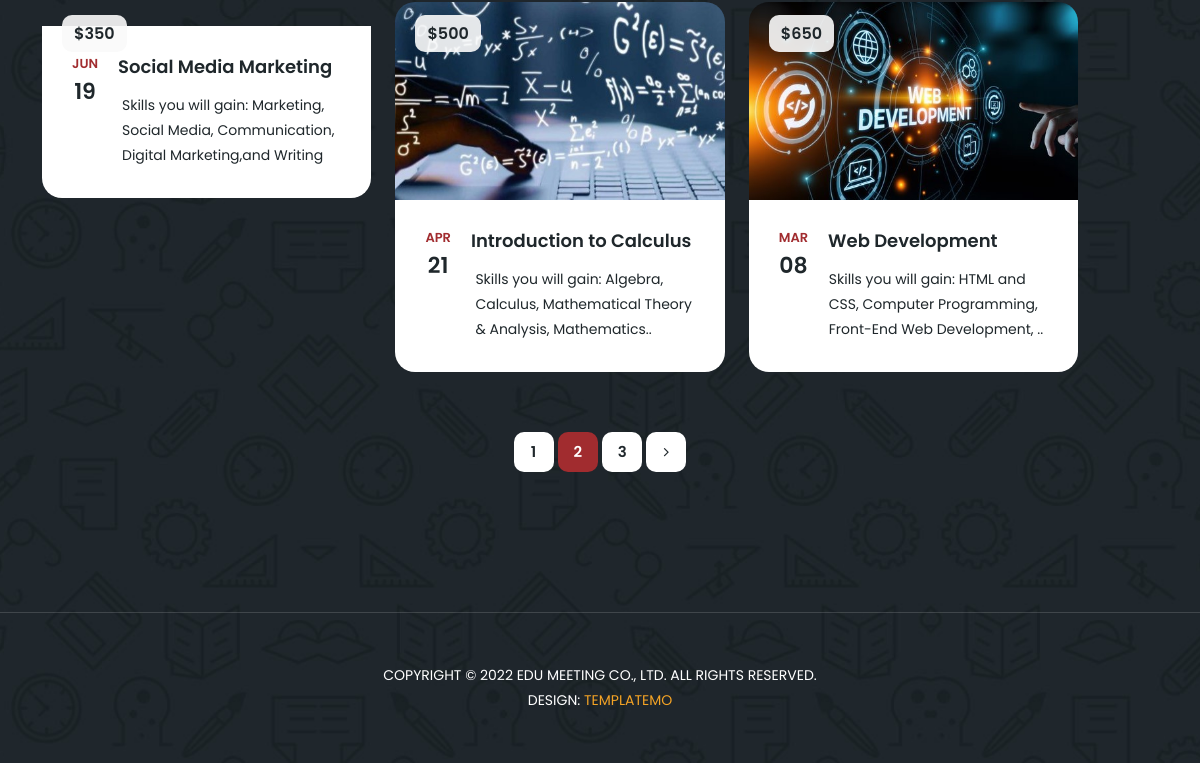
Page /meetings.php (lower part) on the earlier database version.
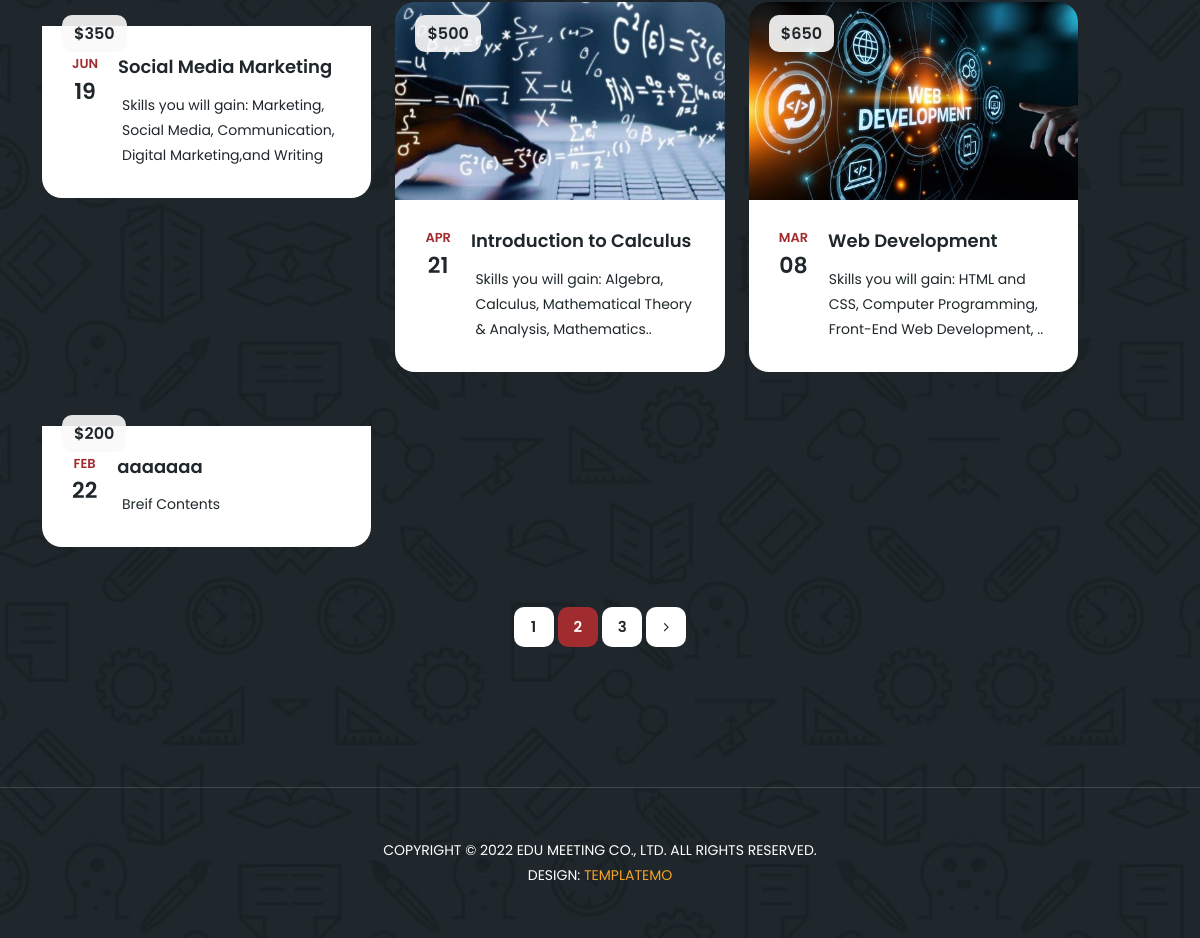
Same page on the later database version.
### tables this page shows
CREATE TABLE `meetings` (
  `meeting_id` int(50) UNSIGNED NOT NULL,
  `title` text NOT NULL,
  `locatin` varchar(255) NOT NULL,
  `instructor_name` varchar(100) NOT NULL,
  `meeting_date` date NOT NULL,
  `price` double(255,2) NOT NULL,
  `description` varchar(100) NOT NULL,
  `content` longtext NOT NULL,
  `image` varchar(500) NOT NULL,
  `active` tinyint(1) NOT NULL,
  `category_id` int(50) UNSIGNED NOT NULL
);

### meetings.php (the view, shortened to what this page needs)
<!DOCTYPE html>
<html lang="en">
  <head>
    <link href="vendor/bootstrap/css/bootstrap.min.css" rel="stylesheet">
    <link rel="stylesheet" href="assets/css/fontawesome.css">
    <link rel="stylesheet" href="assets/css/templatemo-edu-meeting.css">
    <link rel="stylesheet" href="assets/css/owl.css">
    <link rel="stylesheet" href="assets/css/lightbox.css">
  </head>
<body>
  <section class="meetings-page" id="meetings">
    <div class="container">
      <div class="row">
        <div class="col-lg-12">
          <div class="row">
            <div class="col-lg-12">
              <div class="row grid">
                 <?php
                    include('./admin/db.php');
                    $std = $dsn->prepare("SELECT * FROM `meetings`" );
                    $std->execute();
                    $data = $std->fetchAll();
                    foreach($data as $row){
                 ?>
                 <div class="col-lg-4 templatemo-item-col all soon ">
                  <div class="meeting-item">
                    <div class="thumb">
                      <div class="price">
                        <span>$<?php echo "{$row['price']}"?></span>
                      </div>
                      <?php echo "<a href='./meeting-details.php?id={$row['meeting_id']}'>"?><img src="admin/uploaded_images/<?php echo "{$row['image']}"?>" alt=""/></a>
                    </div>
                    <div class="down-content">
                      <div class="date">
                        <?php $date = date_create("{$row['meeting_date']}");?>
                        <h6> <?php echo date_format($date,"M")?> <span><?php echo date_format($date,"d")?></span></h6>
                      </div>
                      <?php echo "<a href='./meeting-details.php?id={$row['meeting_id']}'>"?><h4><?php echo "{$row['title']}"?></h4></a>
                      <p><?php echo "{$row['description']}"?><br></p>
                    </div>
                  </div>
                 </div>
                <?php } ?>
              </div>
            </div>
            <div class="col-lg-12">
              <div class="pagination">
                <ul>
                  <li><a href="#">1</a></li>
                  <li class="active"><a href="#">2</a></li>
                  <li><a href="#">3</a></li>
                  <li><a href="#"><i class="fa fa-angle-right"></i></a></li>
                </ul>
              </div>
            </div>
          </div>
        </div>
      </div>
    </div>
    <div class="footer">
      <p>Copyright © 2022 Edu Meeting Co., Ltd. All Rights Reserved.
          <br>Design: <a href="https://templatemo.com/page/1" target="_parent" title="website templates">TemplateMo</a></p>
    </div>
  </section>
</body>
  </body>
</html>

### assets/css/templatemo-edu-meeting.css (style rules this page uses)
html, body, div, span, applet, object, iframe, h1, h2, h3, h4, h5, h6, p, blockquote, div pre, a, abbr, acronym, address, big, cite, code, del, dfn, em, font, img, ins, kbd, q, s, samp, small, strike, strong, sub, sup, tt, var, b, u, i, center, dl, dt, dd, ol, ul, li, figure, header, nav, section, article, aside, footer, figcaption { margin: 0; padding: 0; border: 0; outline: 0; }
ul, li { padding: 0; margin: 0; list-style: none; }
header, nav, section, article, aside, footer, hgroup { display: block; }
* { box-sizing: border-box; }
html, body { font-family: 'Poppins', sans-serif; font-weight: 400; background-color: #fff; font-size: 16px; -ms-text-size-adjust: 100%; -webkit-font-smoothing: antialiased; -moz-osx-font-smoothing: grayscale; }
a { text-decoration: none !important; color: #3CF; }
h1, h2, h3, h4, h5, h6 { margin-top: 0px; margin-bottom: 0px; }
ul { margin-bottom: 0px; }
p { font-size: 14px; line-height: 25px; color: #2a2a2a; }
img { width: 100%; overflow: hidden; }
html, body { background: #fff; font-family: 'Poppins', sans-serif; }
.meeting-item { margin-bottom: 30px; }
.meeting-item .thumb { position: relative; }
.meeting-item .thumb img { border-top-right-radius: 20px; border-top-left-radius: 20px; }
.meeting-item .thumb .price { position: absolute; left: 20px; top: 20px; }
.meeting-item .thumb .price span { font-size: 16px; color: #1f272b; font-weight: 600; background-color: rgba(250,250,250,0.9); padding: 7px 12px; border-radius: 10px; }
.meeting-item .down-content { background-color: #fff; padding: 30px; border-bottom-right-radius: 20px; border-bottom-left-radius: 20px; }
.meeting-item .down-content .date { float: left; text-align: center; display: inline-block; margin-right: 20px; }
.meeting-item .down-content .date h6 { font-size: 13px; text-transform: uppercase; font-weight: 600; color: #a12c2f; }
.meeting-item .down-content .date span { display: block; color: #1f272b; font-size: 22px; margin-top: 7px; }
.meeting-item .down-content h4 { font-size: 18px; color: #1f272b; font-weight: 600; display: inline-block; margin-bottom: 15px; }
.meeting-item .down-content p { margin-left: 50px; color: #1f272b; font-size: 14px; }
.footer { text-align: center; margin-top: 140px; border-top: 1px solid rgba(250,250,250,0.15); padding: 50px 0px; }
.footer p { text-transform: uppercase; font-size: 14px; color: #fff; }
.footer p a { color: #f5a425; }
section.meetings-page { background-image: url(../images/meetings-page-bg.jpg); background-position: center center; background-attachment: fixed; background-repeat: no-repeat; background-size: cover; padding-top: 140px; padding-bottom: 0px; }
section.meetings-page .pagination { text-align: center; width: 100%; margin-top: 30px; display: inline-block; }
section.meetings-page .pagination ul li { display: inline-block; }
section.meetings-page .pagination ul li a { width: 40px; height: 40px; background-color: #fff; border-radius: 10px; color: #1f272b; display: inline-block; text-align: center; line-height: 40px; font-weight: 600; font-size: 15px; transition: all .3s; }
section.meetings-page .pagination ul li.active a, section.meetings-page .pagination ul li a:hover { background-color: #a12c2f; color: #fff; }
.templatemo-item-col { width: 31%; }

Differences in the rows shown:
added meetings: price "200", meeting_date "FEB", meeting_date "22", title "aaaaaaa", description "Breif Contents"
